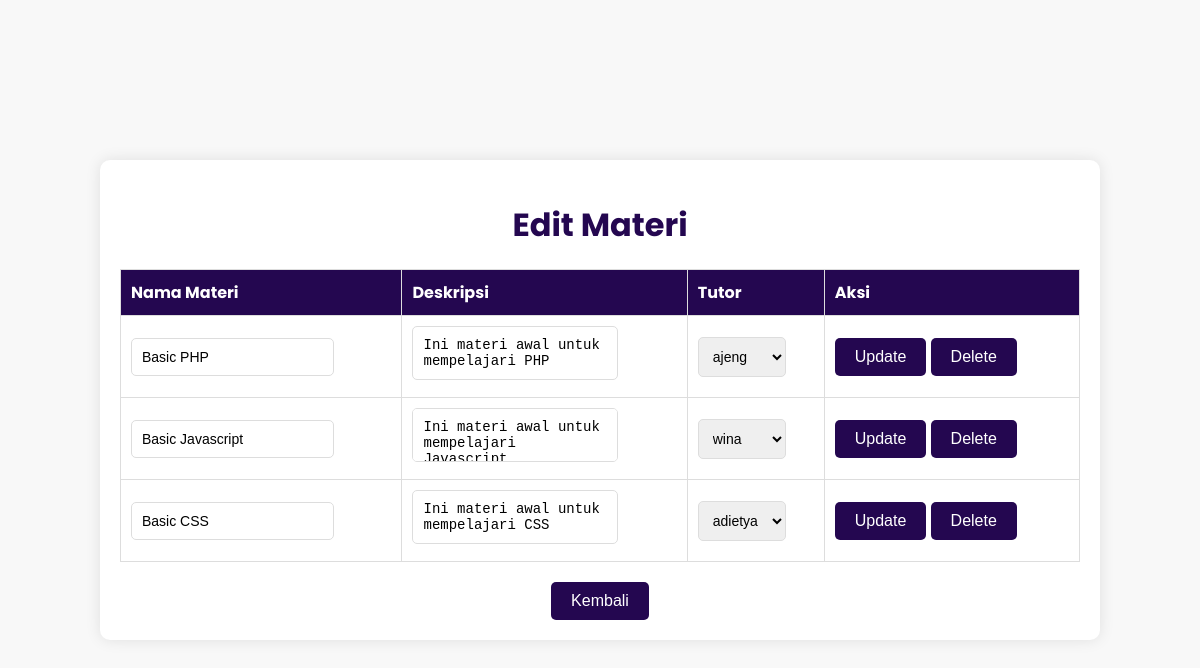
The page /edit_materi.php (signed in) on the database as committed earlier.
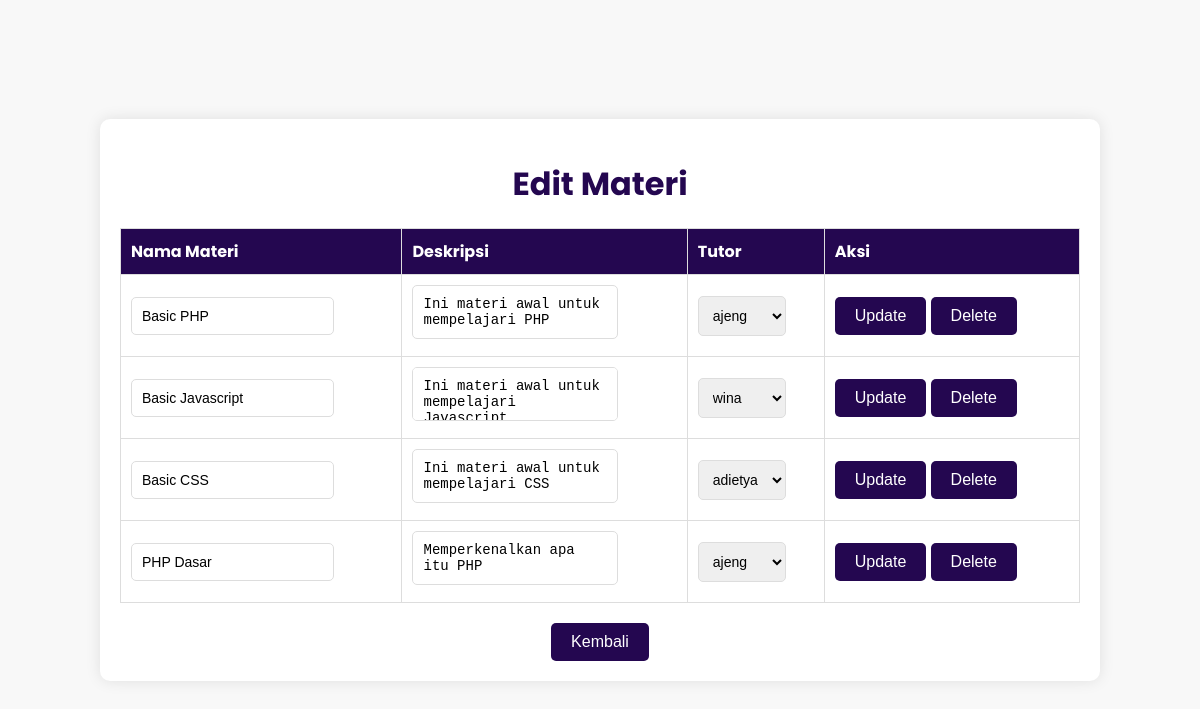
The same page on the database as committed later.
### tables this page shows
CREATE TABLE `materi` (
  `id_materi` int(11) NOT NULL,
  `tutor_id` int(11) DEFAULT NULL,
  `nama_materi` varchar(255) NOT NULL,
  `deskripsi` text DEFAULT NULL
);

CREATE TABLE `tutors` (
  `tutor_id` int(11) NOT NULL,
  `email_tutor` varchar(255) NOT NULL,
  `username` varchar(100) NOT NULL,
  `password` char(32) NOT NULL
);

### edit_materi.php (the view, shortened to what this page needs)
<?php
include 'koneksi.php';
$sql_tutor = "SELECT tutor_id, username FROM tutors";
$result_tutor = $conn->query($sql_tutor);
$tutors = [];
if ($result_tutor->num_rows > 0) {
    while ($row = $result_tutor->fetch_assoc()) {
        $tutors[] = $row;
    }
}
$sql_materi = "SELECT id_materi, nama_materi, deskripsi, tutor_id FROM materi";
$result_materi = $conn->query($sql_materi);
$materi = [];
if ($result_materi->num_rows > 0) {
    while ($row = $result_materi->fetch_assoc()) {
        $materi[] = $row;
    }
}
?>
<!DOCTYPE html>
<html lang="en">
<head>
</head>
<body>
    <div class="container">
        <h1>Edit Materi</h1>
        <table>
            <thead>
                <tr>
                    <th>Nama Materi</th>
                    <th>Deskripsi</th>
                    <th>Tutor</th>
                    <th>Aksi</th>
                </tr>
            </thead>
            <tbody>
                <?php foreach($materi as $m): ?>
                    <tr>
                        <form action="proses_edit_materi.php" method="POST">
                            <td>
                                <input type="text" name="nama_materi" value="<?php echo htmlspecialchars($m['nama_materi']); ?>">
                            </td>
                            <td>
                                <textarea name="deskripsi" rows="2"><?php echo htmlspecialchars($m['deskripsi']); ?></textarea>
                            </td>
                            <td>
                                <select name="tutor_id">
                                    <?php foreach($tutors as $tutor): ?>
                                        <option value="<?php echo $tutor['tutor_id']; ?>" <?php echo $tutor['tutor_id'] == $m['tutor_id'] ? 'selected' : ''; ?>>
                                            <?php echo htmlspecialchars($tutor['username']); ?>
                                        </option>
                                    <?php endforeach; ?>
                                </select>
                            </td>
                            <td>
                                <button type="submit" name="update">Update</button>
                                <button type="button" onclick="confirmDelete(<?php echo $m['id_materi']; ?>)">Delete</button>
                            </td>
                        </form>
                    </tr>
                <?php endforeach; ?>
            </tbody>
        </table>
        <div class="button-container">
            <button onclick="window.location.href='course_tutor.php'">Kembali</button>
        </div>
    </div>
</body>
</html>

Rows that differ between the two databases and show on the page:
added materi: nama_materi "PHP Dasar", deskripsi "Memperkenalkan apa itu PHP", tutor_id "ajeng"
